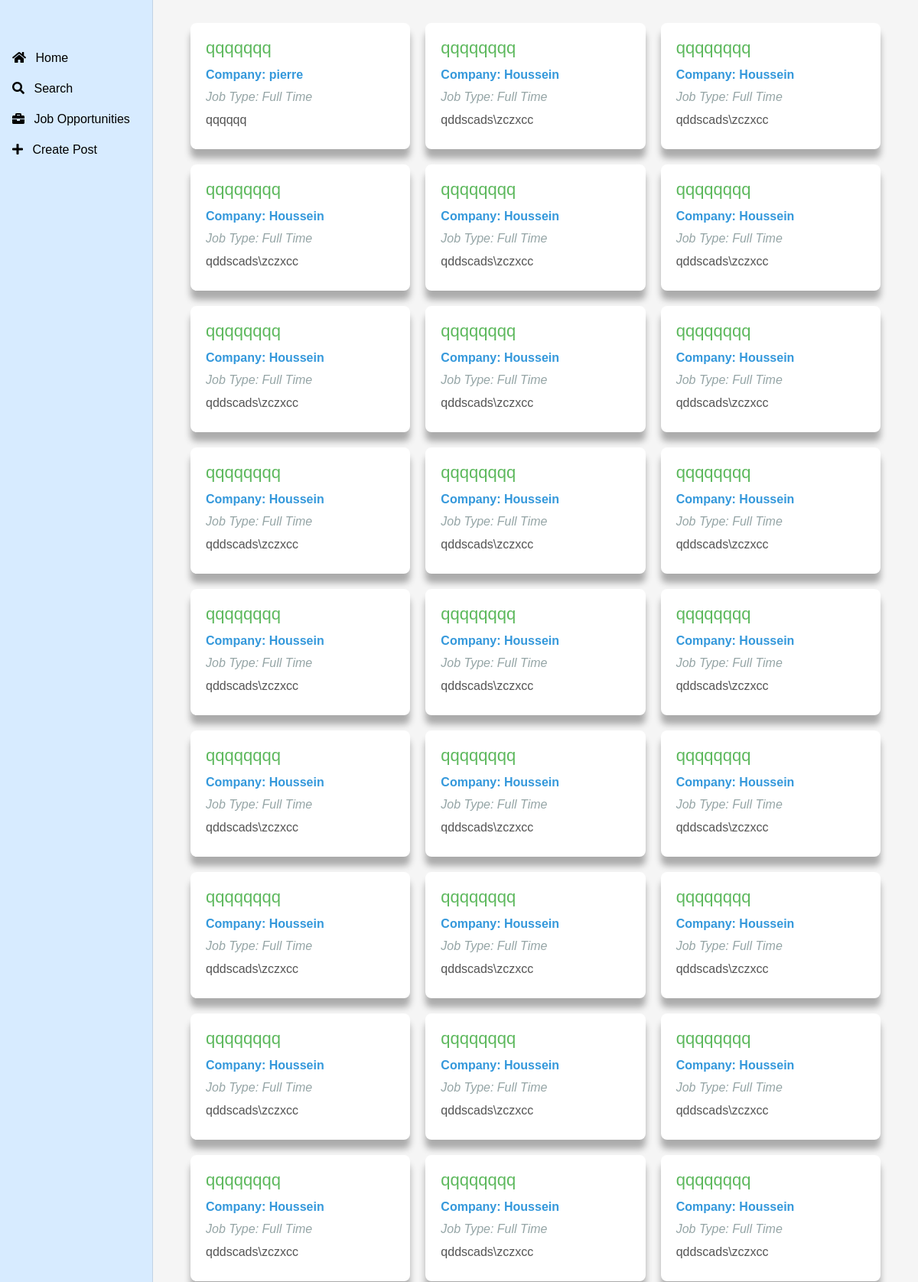
Screenshot of /jobs/ (upper part) with the database file from the repository.
### jobs/models.py (models this page shows, shortened)
class JobPost(models.Model):
    FULL_TIME = 'FT'
    PART_TIME = 'PT'
    JOB_TYPE_CHOICES = [
        (FULL_TIME, 'Full Time'),
        (PART_TIME, 'Part Time'),
    ]
    title = models.CharField(max_length=50)
    job_type = models.CharField(max_length=2, choices=JOB_TYPE_CHOICES)
    description = models.TextField(max_length=2000)
    is_active = models.BooleanField(default=True)
    is_remote = models.BooleanField(default=None)
    created_by = models.ForeignKey(CustomUser, on_delete=models.CASCADE)
    created_on = models.DateTimeField(auto_now_add=True)

class CustomUser(AbstractUser):
    date_of_birth = models.DateField(null=True, blank=True)
    full_name = models.CharField(max_length=100)
    gender = models.CharField(max_length=10, choices=(('male', 'Male'), ('female', 'Female')))
    email = models.EmailField(max_length=254)
    phone = models.CharField(max_length=15)
    industry_name = models.CharField(max_length=100)
    profile_image = models.ImageField(upload_to='profile_images/', null=True, blank=True)
    headline = models.CharField(max_length=255, blank=True)
    about = models.TextField(blank=True)
    location = models.CharField(max_length=100, blank=True)
    date_of_creation = models.DateField(null=True, blank=True)

### jobs/views.py (the view)
# urls.py: path('jobs/', views.all_job_posts, name='job_listing'),
def all_job_posts(request):
  all_jobs = JobPost.objects.all().order_by('created_on')
  context = {'all_jobs': all_jobs}
  return render(request, 'all_job_posts.html', context)

### jobs/templates/all_job_posts.html (shortened to what this page needs)
{% extends 'base.html' %}
{% block content %}
<!DOCTYPE html>
<html lang="en">
<head>
</head>
<body>
  <div class="container">
    {% for job in all_jobs %}
      <a href="#" onclick="showPopup('{{ job.id }}')" class="job-post">
        <div class="job-info">
          <h2>{{ job.title }}</h2>
          <p class="company">Company: {{ job.created_by.username }}</p>
          <p class="job-type">Job Type: {{ job.get_job_type_display }}</p>
          <p class="description">{{ job.description | truncatechars:150 }}</p>
        </div>
      </a>
    {% endfor %}
  </div>
</body>
</html>
{% endblock %}

### jobs/templates/all_job_posts.html (style rules this page uses)
body, html { height: 100%; margin: 0; font-family: 'Nunito', sans-serif; background-color: #f5f5f5; }
.container { display: flex; flex-wrap: wrap; justify-content: space-between; margin: 20px auto; max-width: 1200px; }
.job-post { width: calc(33.333% - 20px); border: none; border-radius: 8px; background-color: #ffffff; margin: 10px; box-shadow: 0 12px 8px rgba(0, 0, 0, 0.3); transition: transform 0.3s, box-shadow 0.3s; cursor: pointer; text-decoration: none; overflow: hidden; }
.job-info { padding: 20px; }
.job-info h2 { margin: 0 0 10px 0; font-size: 22px; color: #5cb85c; }
.job-info p { margin: 5px 0; color: #333; }
.job-info p.company { font-weight: bold; color: #3498db; }
.job-info p.job-type { font-style: italic; color: #95a5a6; }
.job-info p.description { line-height: 1.6; color: #555; }

### rows the page displays
JobPost: title "qqqqqqq", created_by.username "pierre", job_type "Full Time", description "qqqqqq"
JobPost: title "qqqqqqqq", created_by.username "Houssein", job_type "Full Time", description "qddscads\\zczxcc"
JobPost: title "qqqqqqqq", created_by.username "Houssein", job_type "Full Time", description "qddscads\\zczxcc"
JobPost: title "qqqqqqqq", created_by.username "Houssein", job_type "Full Time", description "qddscads\\zczxcc"
JobPost: title "qqqqqqqq", created_by.username "Houssein", job_type "Full Time", description "qddscads\\zczxcc"
JobPost: title "qqqqqqqq", created_by.username "Houssein", job_type "Full Time", description "qddscads\\zczxcc"
JobPost: title "qqqqqqqq", created_by.username "Houssein", job_type "Full Time", description "qddscads\\zczxcc"
JobPost: title "qqqqqqqq", created_by.username "Houssein", job_type "Full Time", description "qddscads\\zczxcc"
JobPost: title "qqqqqqqq", created_by.username "Houssein", job_type "Full Time", description "qddscads\\zczxcc"
JobPost: title "qqqqqqqq", created_by.username "Houssein", job_type "Full Time", description "qddscads\\zczxcc"
JobPost: title "qqqqqqqq", created_by.username "Houssein", job_type "Full Time", description "qddscads\\zczxcc"
JobPost: title "qqqqqqqq", created_by.username "Houssein", job_type "Full Time", description "qddscads\\zczxcc"
JobPost: title "qqqqqqqq", created_by.username "Houssein", job_type "Full Time", description "qddscads\\zczxcc"
JobPost: title "qqqqqqqq", created_by.username "Houssein", job_type "Full Time", description "qddscads\\zczxcc"
JobPost: title "qqqqqqqq", created_by.username "Houssein", job_type "Full Time", description "qddscads\\zczxcc"
JobPost: title "qqqqqqqq", created_by.username "Houssein", job_type "Full Time", description "qddscads\\zczxcc"
JobPost: title "qqqqqqqq", created_by.username "Houssein", job_type "Full Time", description "qddscads\\zczxcc"
JobPost: title "qqqqqqqq", created_by.username "Houssein", job_type "Full Time", description "qddscads\\zczxcc"
JobPost: title "qqqqqqqq", created_by.username "Houssein", job_type "Full Time", description "qddscads\\zczxcc"
JobPost: title "qqqqqqqq", created_by.username "Houssein", job_type "Full Time", description "qddscads\\zczxcc"
JobPost: title "qqqqqqqq", created_by.username "Houssein", job_type "Full Time", description "qddscads\\zczxcc"
JobPost: title "qqqqqqqq", created_by.username "Houssein", job_type "Full Time", description "qddscads\\zczxcc"
JobPost: title "qqqqqqqq", created_by.username "Houssein", job_type "Full Time", description "qddscads\\zczxcc"
JobPost: title "qqqqqqqq", created_by.username "Houssein", job_type "Full Time", description "qddscads\\zczxcc"
JobPost: title "qqqqqqqq", created_by.username "Houssein", job_type "Full Time", description "qddscads\\zczxcc"
JobPost: title "qqqqqqqq", created_by.username "Houssein", job_type "Full Time", description "qddscads\\zczxcc"
JobPost: title "qqqqqqqq", created_by.username "Houssein", job_type "Full Time", description "qddscads\\zczxcc"
